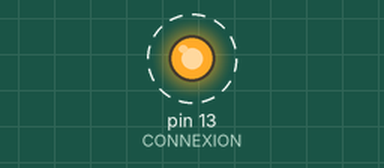
Bench run of a sketch on a simulated Arduino Uno, built with avr-gcc and run on an emulated ATmega328P. Shown: output pins drawn as LEDs (lit = HIGH). Dashed ring = blinking. What the sketch prints to the serial monitor is not drawn.

Above: at 0.5 s.
Timing chart, 0 to 4.6 s (numbered marks = the images above):
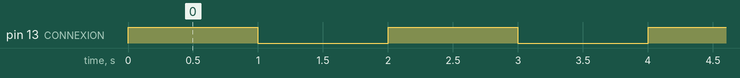

Measured:
- by itself, pin 13 (CONNEXION): alternates HIGH for 1.0 s and LOW for 1.0 s

The sketch:

1_mesure_frequence_clignotement.ino
```cpp
const int CONNEXION = 13;
unsigned long tempsFin;
unsigned long  tempsDepart;

void setup()
{
  Serial.begin(9600);
  pinMode(CONNEXION,OUTPUT);
}

void loop()
{
  tempsDepart = micros();
  digitalWrite(CONNEXION,HIGH);
  delay (1000);
  digitalWrite(CONNEXION,LOW);
  delay (1000);
  tempsFin = micros();
  Serial.println(tempsFin-tempsDepart);
}
```
